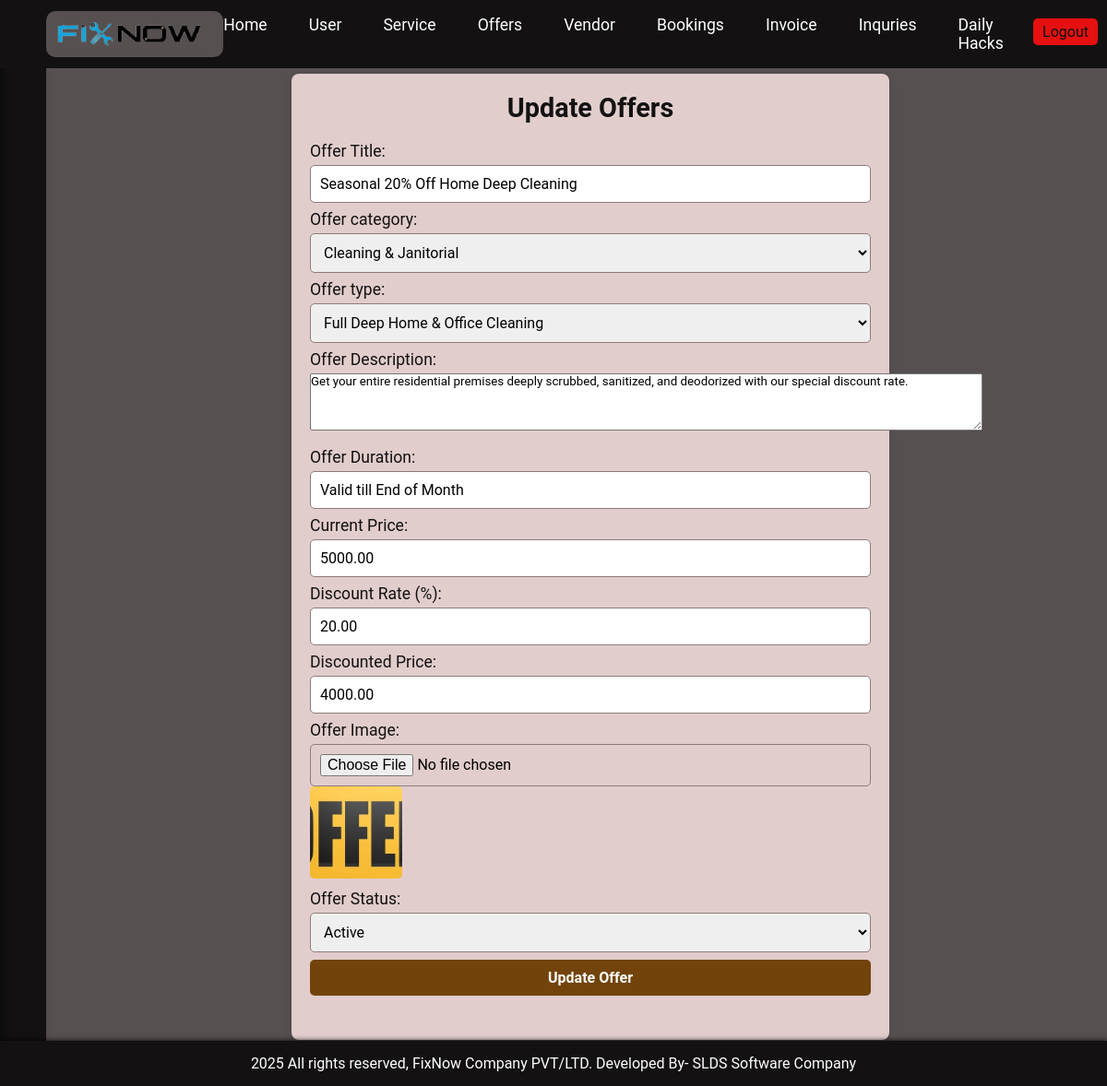
Screenshot of /admin/update-offer.php?id=1 (signed in) with the database file from the repository.
### tables this page shows
CREATE TABLE `tbl_offer` (
  `id` int(11) NOT NULL AUTO_INCREMENT,
  `title` varchar(150) NOT NULL,
  `offer_category_id` int(11) NOT NULL,
  `offer_type_id` int(11) NOT NULL,
  `duration` varchar(50) NOT NULL,
  `current_price` decimal(10,2) NOT NULL DEFAULT 0.00,
  `discount_rate` decimal(5,2) NOT NULL DEFAULT 0.00,
  `discounted_price` decimal(10,2) NOT NULL DEFAULT 0.00,
  `offer_image` varchar(255) DEFAULT NULL,
  `description` text DEFAULT NULL,
  `status` varchar(50) DEFAULT 'active',
  `created_at` timestamp NOT NULL DEFAULT current_timestamp(),
  PRIMARY KEY (`id`),
  KEY `offer_category_id` (`offer_category_id`),
  KEY `offer_type_id` (`offer_type_id`)
);

### admin/update-offer.php (the view, shortened to what this page needs)
<?php
include('partials/main.php');
if (isset($_GET['id'])) {
    $offer_id = $_GET['id'];
    $offer_query = "SELECT * FROM tbl_offer WHERE id = '$offer_id'";
    $offer_result = mysqli_query($conn, $offer_query);
    if (mysqli_num_rows($offer_result) > 0) {
        $offer = mysqli_fetch_assoc($offer_result);
    } else {
        header("Location: " . SITEURL . 'admin/manage-offers.php?status=error&action=offer-not-found');
    }
} else {
    header("Location: " . SITEURL . 'admin/manage-offers.php?status=error&action=invalid-request');
}
?>
<div class="main-content">
    <form action="" method="POST" enctype="multipart/form-data" class="add-service-form">
    <h2 class="text_center">Update Offers</h2>
        <div class="input-field">
            <label for="offer-title">Offer Title:</label>
            <input type="text" id="offer-title" name="offer-title" value="<?php echo $offer['title']; ?>" placeholder="Enter offer title" required />
        </div>
        <div class="input-field">
            <label for="offer-category">Offer category:</label>
            <select id="offer-category" name="offer_category" onchange="fetchServicesForUpdate()" required>
                <?php
                $category_query = "SELECT * FROM tbl_category";
                $category_result = mysqli_query($conn, $category_query);
                while ($category_row = mysqli_fetch_assoc($category_result)) {
                    $selected = ($category_row['id'] == $offer['offer_category_id']) ? 'selected' : '';
                    echo "<option value='" . $category_row['id'] . "' $selected>" . $category_row['category_name'] . "</option>";
                }
                ?>
            </select>
        </div>
        <div class="input-field">
            <label for="offer-type">Offer type:</label>
            <select id="offer-type" name="offer_type" onchange="fetchServicePriceForUpdate()" required>
                <?php
                $service_query = "SELECT * FROM tbl_service WHERE category_id = '" . $offer['offer_category_id'] . "'";
                $service_result = mysqli_query($conn, $service_query);
                while ($service_row = mysqli_fetch_assoc($service_result)) {
                    $selected = ($service_row['id'] == $offer['offer_type_id']) ? 'selected' : '';
                    echo "<option value='" . $service_row['id'] . "' data-price='" . $service_row['booking_price'] . "' $selected>" . $service_row['service_type'] . "</option>";
                }
                ?>
            </select>
        </div>
        <div class="form-group">
            <label for="description">Offer Description:</label>
            <textarea id="description" name="description" placeholder="Enter Offer Description" rows="4" cols="89" required><?php echo $offer['description']; ?></textarea>
        </div>
        <div class="input-field">
            <label for="offer-duration">Offer Duration:</label>
            <input type="text" id="offer-duration" name="offer-duration" value="<?php echo $offer['duration']; ?>" placeholder="Enter offer duration" required />
        </div>
        <div class="input-field">
            <label for="current-price">Current Price:</label>
            <input type="number" id="current-price" name="current-price" value="<?php echo $offer['current_price']; ?>" placeholder="Enter current price" required />
        </div>
        <div class="input-field">
            <label for="discount-rate">Discount Rate (%):</label>
            <input type="number" id="discount-rate" name="discount-rate" value="<?php echo $offer['discount_rate']; ?>" placeholder="Enter discount rate" required oninput="calculateDiscountedPriceForUpdate()" />
        </div>
        <div class="input-field">
            <label for="discounted-price">Discounted Price:</label>
            <input type="number" id="discounted-price" name="discounted-price" value="<?php echo $offer['discounted_price']; ?>" placeholder="Enter discounted price" required />
        </div>
        <div class="input-field">
            <label for="offer-image">Offer Image:</label>
            <input type="file" id="offer-image" name="offer-image" accept="image/*" />
            <img src="../images/offer_images/<?php echo $offer['offer_image']; ?>" alt="Current Offer Image" class="offer_image" />
        </div>
        <div class="input-field">
            <label for="offer-status">Offer Status:</label>
            <select id="offer-status" name="offer-status" required>
                <option value="active" <?php if ($offer['status'] == 'active') echo 'selected'; ?>>Active</option>
            </select>
        </div>
        <div class="input-field">
            <button type="submit" name="submit-offer" class="btn-primary">Update Offer</button>
        </div>
    </form>
</div>
<?php include('partials/footer.php'); ?>

### admin/admin_css/style.css (style rules this page uses)
:root { --primary-color: #131111; --primaryHover-color: #333333; --secondary-color: #e61010; --secondaryHover-color: #ff4d4d; --text-color: #ffffff; --textHover-color: #e2cdcd; --hover-color: #ffd700; --background-color: #575050; --border-color: #8f7b7b; --accent-color: #ffcc00; --accentHover-color: #c2a11e; --button: #72440b; --buttonHover: #c58433; --Update: #077a0d; --UpdateHover: #0faa17; --shadow-color: rgba(66, 60, 60, 0.2); }
* { margin: 0; padding: 0; box-sizing: border-box; font-family: 'Roboto', sans-serif; }
body { margin: 0; font-family: Arial, sans-serif; background-color: var(--background-color); padding-top: 60px; }
.text_center { text-align: center; margin-bottom: 5px; font-size: 30px; color: var(--accentHover-color); }
.main-content { padding: 20px; margin-left: 80px; }
.btn-primary { background-color: var(--button); padding: 1%; color: white; border-radius: 10px; text-decoration: none; font-weight: bold; margin-bottom: 20px; }
.add-service-form, .add-service-type-form { background-color: var(--textHover-color); padding: 20px; border-radius: 8px; box-shadow: 0 4px 10px rgba(0, 0, 0, 0.1); margin-bottom: 30px; width: 60%; margin-left: auto; margin-right: auto; }
.add-service-form h2, .add-service-type-form h2 { font-size: 1.8em; color: var(--primary-color); margin-bottom: 20px; text-align: center; }
.form-group { margin-bottom: 15px; }
.form-group label { font-size: 1.1em; color: var(--primary-color); display: block; margin-bottom: 5px; }
.input-field { margin-bottom: 8px; }
.input-field label { font-size: 1.1em; color: var(--primary-color); display: block; margin-bottom: 5px; }
.input-field input, .input-field select { width: 100%; padding: 10px; border: 1px solid var(--border-color); border-radius: 5px; font-size: 1em; }
.input-field button { background-color: var(--button); color: var(--text-color); padding: 10px 15px; font-size: 1em; border: none; border-radius: 5px; cursor: pointer; transition: background-color 0.3s ease; width: 100%; }
.offer_image { width: 100px; height: 100px; object-fit: cover; border-radius: 5px; }

### rows the page displays
tbl_offer: offer-title "Seasonal 20% Off Home Deep Cleaning", description "Get your entire residential premises deeply scrubbed, sanitized, and deodorized with our special discount rate.", offer-duration "Valid till End of Month", current-price "5000.00", discount-rate "20.00", discounted-price "4000.00", offer_image (picture), offer-status "Active"

### other values shown
form field offer_category "Cleaning & Janitorial"
form field offer_type "Full Deep Home & Office Cleaning"
